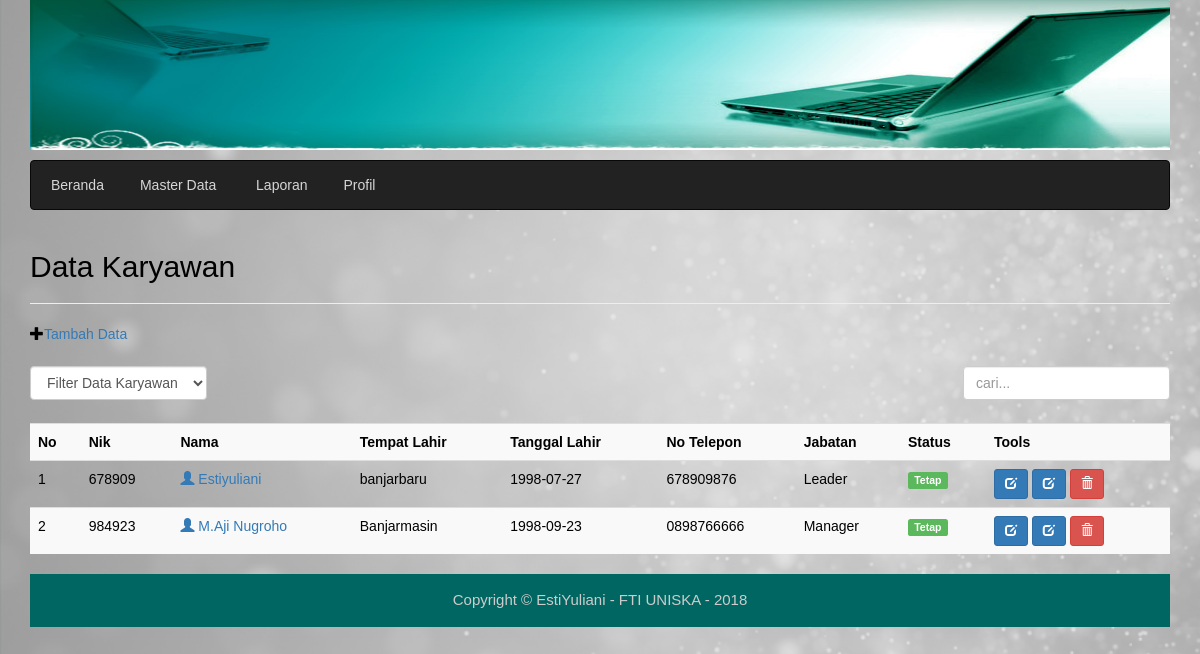
The app's page /karyawan_data.php with its own data.
### tables this page shows
CREATE TABLE `karyawan` (
  `nik` int(11) NOT NULL,
  `nama` varchar(30) NOT NULL,
  `tempat_lahir` varchar(35) NOT NULL,
  `tanggal_lahir` date NOT NULL,
  `alamat` varchar(50) NOT NULL,
  `no_telepon` varchar(15) NOT NULL,
  `jabatan` varchar(20) NOT NULL,
  `status` varchar(20) NOT NULL
);

### library.php (called while the page is built, shortened)
<?php
function IndonesiaTgl($tanggal){
	$tgl=substr($tanggal,8,2);
	$bln=substr($tanggal,5,2);
	$thn=substr($tanggal,0,4);
	$tanggal="$thn-$bln-$tgl";
	return $tanggal;
}
?>

### karyawan_data.php (the view, shortened to what this page needs)
<?php include "head.php"; ?>
<link rel="stylesheet" type="text/css" href="style1.css">
            <h2>Data Karyawan</h2>
            <hr />
<?php
$pageSql="SELECT * FROM karyawan";
?>
<span class="glyphicon glyphicon-plus" aria-hidden="true"></span><a href="karyawan_add.php">Tambah Data</a>
<br/>
<br/>
<div class="form-group">
  <div class="left">
    <form class="form-inline" method="get">
      <select name="filter" class="form-control" onchange="form.submit()">
        <option value="0">Filter Data Karyawan</option>
        <?php $filter=(isset($_GET['filter']) ? strtolower($_GET['filter']) : NULL); ?>
      </select>
    </form>
  </div>
  <div class="right">
    <form class="" method="POST" action="karyawan_data.php">
      <input type="text" class="form-control" name="qcari" placeholder="cari..." autofocus/>
    </form>
</div>
</div>
<br />
<br />
  <div class="table-responsive">
    <table class="table table-striped table-hover">
      <tr>
        <th>No</th>
        <th>Nik</th>
        <th>Nama</th>
        <th>Tempat Lahir</th>
        <th>Tanggal Lahir</th>
        <th>No Telepon</th>
        <th>Jabatan</th>
        <th>Status</th>
        <th>Tools</th>
      </tr>
      <?php
      if($filter){
        $sql = mysqli_query($koneksi, "SELECT * FROM karyawan WHERE status='$filter' ORDER BY nik
        ASC");
      }else{
        $sql = mysqli_query($koneksi, $pageSql." ORDER BY nik ASC");
      }
      if(mysqli_num_rows($sql) == 0){
        ?>
        <tr><td colspan="8">Data Tidak Ada.</td></tr>
        <?php
      }else{
        $no = 1;
        while ($row = mysqli_fetch_assoc ($sql)){
        ?>
          <tr>
            <td><?php echo $no; ?></td>
            <td><?php echo $row['nik']; ?></td>
            <td><a href="karyawan_detail.php?nik=<?php echo $row['nik']; ?>">
            <span class="glyphicon glyphicon-user" aria-hidden="true"></span>
            <?php echo $row['nama']; ?></a></td>
            <td><?php echo $row['tempat_lahir']; ?></td>
            <td><?php echo indonesiaTgl($row['tanggal_lahir']); ?></td>
            <td><?php echo $row ['no_telepon']; ?></td>
            <td><?php echo $row['jabatan']; ?></td>
            <td>
          <?php
            if ($row['status'] == 'Tetap'){
          ?>
            <span class="label label-success">Tetap</span>
          <?php  }
           ?>
        </td>
        <td>
          <a href="karyawan_edit.php?nik=<?php echo $row['nik']; ?>"
            title="Edit Data" class="btn btn-primary btn-sm"><span class="glyphicon glyphicon-edit"
            arian-hidden="true"></span></a>
           <a href="karyawan_detail.php?nik=<?php echo $row['nik']; ?>"
            title="Detail Data" class="btn btn-primary btn-sm"><span class="glyphicon glyphicon-edit"
            arian-hidden="true"></span></a>
          <a href="karyawan_data.php?aksi=delete&nik=<?php echo $row['nik']; ?>" title="Hapus Data"
            onclick="return confirm('Anda yakin akan menghapus data <?php
            echo $row['nama']; ?>?')" class="btn btn-danger btn-sm"><span class="glyphicon
            glyphicon-trash" aria-hidden="true"></span></a>
          </td>
        </tr>
        <?php
        $no++;
            }
      }
         ?>
      </table>
    </div>
<?php include "footer.php"; ?>

### head.php (shortened to what this page needs)
<?php
include("library.php");
 ?>
 <!DOCTYPE html>
 <html lang="en">
 <head>
    <link href="css/site.css" rel="stylesheet">
    <link href="css/bootstrap.min.css" rel="stylesheet">
	<link rel="stylesheet" type="text/css" href="style1.css">
</head>
<body>
<div class="head"><center><a href="#"><img src="img/logo.jpg" alt="Insert Logo Here" name="Insert_logo" width="1140" height="150" id="Insert_logo" style="background: #006662; display:block;" /></center></a>
<div class="container">
<div class="content">
      <nav class="navbar navbar-inverse">
      <div id="navbar">
	        <ul class="dropDownMenu" >
          <li ><a href="/16630305_Esti_Yuliani/">Beranda</a>
          <li ><a href="#">Master Data </a>
         </li>
          <li> <a href="#" > Laporan </a>
			<li> <a href="#" > Profil </a>
          </li>
        </ul>
      </div>
    </nav>
  </div>
</div>
    <div class="container">

### footer.php (shortened to what this page needs)
<div class="footer">
   <p><center>Copyright &copy; EstiYuliani - FTI UNISKA - 2018</center></p>
   </div>

### css/site.css (style rules this page uses)
.content { margin-top: 10px; }
.form-group { margin-bottom: 15px; }
.form-group .left { float: left; }
.form-group .right { float: right; }
#navbar { width:100%; background:none; color:#fff; position:absolute; clear:both; top:4px; }
.dropDownMenu, .dropDownMenu ul { list-style: none; margin: 0; padding: 0; }
.dropDownMenu li { position: relative; }
.dropDownMenu a { padding: 10px 20px; display: block; text-decoration: none; color:#d6d6d6; }
.dropDownMenu > li { display: inline-block; vertical-align: top; margin-left: -4px; }
.dropDownMenu > li:first-child { margin-left: 0; }

### style1.css (style rules this page uses)
body { padding: 0; color: #000; background-color: #006662; background-image: url(img/bokeh-1780217_1280-e1479715865310.png); -webkit-background-size: cover; -moz-background-size: cover; background-size: cover; font-family: Tahoma, Geneva, sans-serif; line-height: 1.5; margin-top: 0; margin-right: 0; margin-bottom: 0; margin-left: 0; }
.footer { padding: 5px 0; position: relative; clear: both; background-color: #006662; font-size: 15px; text-align: center; white-space: normal; color: #CCC; }

### records on screen
karyawan: nik "678909", nama "Estiyuliani", tempat_lahir "banjarbaru", tanggal_lahir "1998-07-27", no_telepon "678909876", jabatan "Leader", status "Tetap"
karyawan: nik "984923", nama "M.Aji Nugroho", tempat_lahir "Banjarmasin", tanggal_lahir "1998-09-23", no_telepon "0898766666", jabatan "Manager", status "Tetap"
